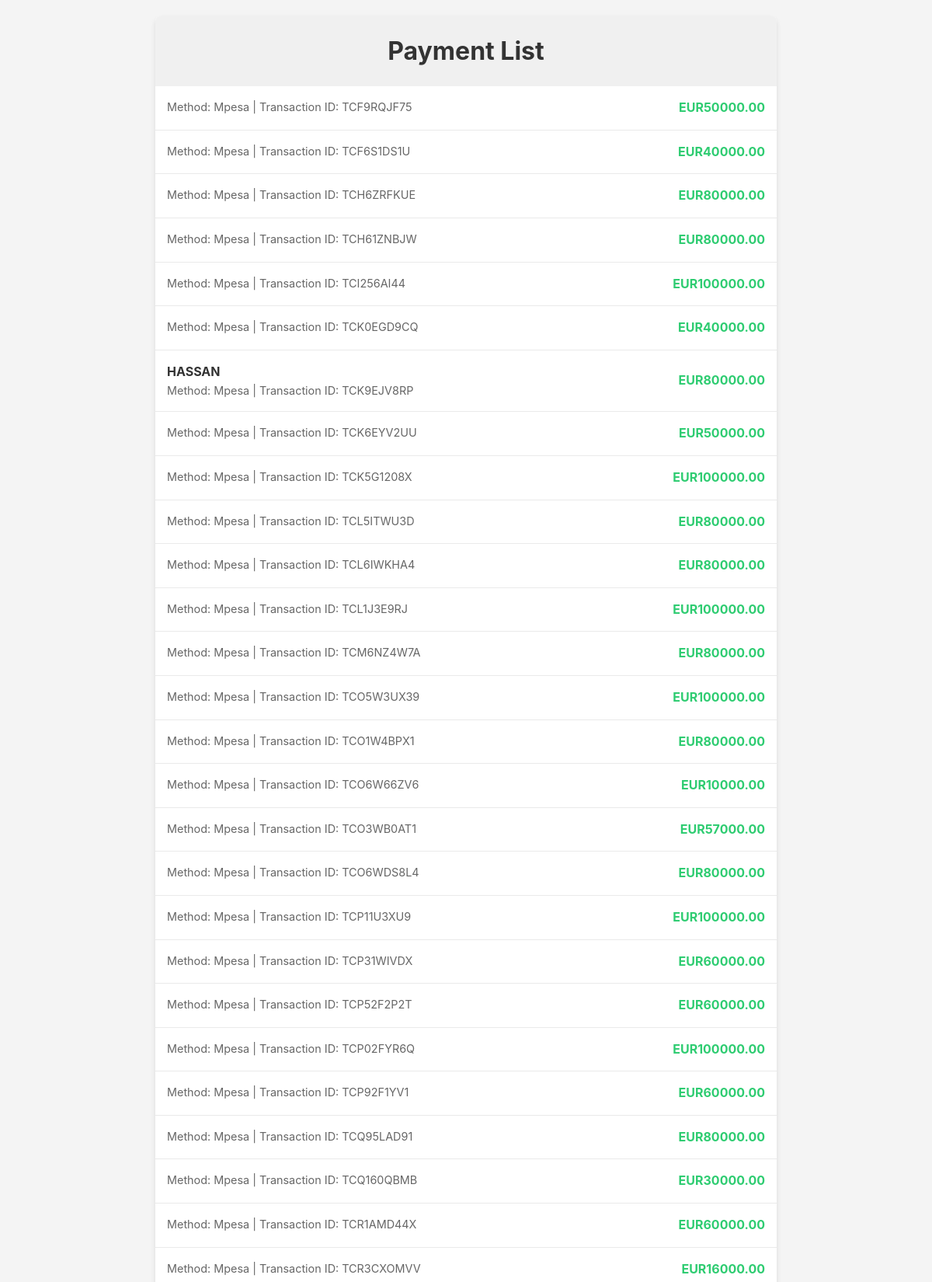
The app's page /payments/payments/ (upper part) with its own data.
### payments/models.py (models this page shows, shortened)
class Payment(models.Model):
    PAYMENT_METHOD_CHOICES = [
        ('Credit Card', 'Credit Card'),
        ('Mpesa', 'Mpesa'),
        ('PayPal', 'PayPal'),
    ]
    user = models.ForeignKey(settings.AUTH_USER_MODEL, on_delete=models.CASCADE, blank=True, null=True)
    job = models.ForeignKey(Job, on_delete=models.CASCADE, blank=True, null=True)
    amount = models.DecimalField(max_digits=10, decimal_places=2)
    transaction_id = models.CharField(max_length=100, unique=True,blank=True , null=True)
    transaction_date = models.DateTimeField(auto_now_add=True)
    payment_method = models.CharField(max_length=50, choices=PAYMENT_METHOD_CHOICES, default='Mpesa', blank=True)
    phone_number = models.CharField(max_length=15, default='0')
    is_used = models.BooleanField(default=False)
    status = models.CharField(max_length=20, choices=[
        ('pending', 'Pending'),
        ('completed', 'Completed'),
        ('failed', 'Failed'),
        ('refunded', 'Refunded'),
    ], default='pending')
    class Meta:
        app_label = 'payments'

### users/models.py (models this page shows, shortened)
class CustomUser(AbstractUser):
    email = models.EmailField(unique=True,
                             help_text="Enter your email address"
                              )
    email_confirmed = models.BooleanField(default=False)
    first_name = models.CharField(max_length=30,
                                  help_text="Enter your first name")
    last_name = models.CharField(max_length=30, help_text="Enter your last name")
    phone_number = models.CharField(max_length=20, help_text="Phone number must be entered in the format: '254.....'")
    REQUIRED_FIELDS = ['first_name', 'last_name', 'email']

### payments/views.py (the view)
# urls.py: path('payments/', payment_list, name='payment_list'),
def payment_list(request):
    payments = Payment.objects.all()
    return render(request, 'payments/payment_list.html', {'payments': payments})

### appointments/context_processors.py (called while the page is built)
def pending_appointments(request):
    context = {
        'has_pending_appointment': False
    }
    if request.user.is_authenticated and request.user.email:
        pending_count = Appointment.objects.filter(
            client_email=request.user.email,
            status__in=['pending', 'approved']
        ).count()
        context['has_pending_appointment'] = pending_count > 0
    return context

### templates/payments/payment_list.html (shortened to what this page needs)
<!DOCTYPE html>
<html lang="en">
<head>
</head>
<body>
    <div class="payment-container">
        <h1>Payment List</h1>
        <ul class="payment-list">
            {% for payment in payments %}
            <li class="payment-item">
                <div class="payment-details">
                    <span class="username">{{ payment.user.username }}</span>
                    <span class="transaction-info">
                        Method: {{ payment.payment_method }}
                        | Transaction ID: {{ payment.transaction_id }}
                    </span>
                </div>
                <div class="amount">
                    EUR{{ payment.amount }}
                </div>
            </li>
            {% endfor %}
        </ul>
    </div>
</body>
</html>

### templates/payments/payment_list.html (style rules this page uses)
body { font-family: -apple-system, BlinkMacSystemFont, 'Segoe UI', Roboto, Oxygen, Ubuntu, Cantarell, 'Open Sans', 'Helvetica Neue', sans-serif; max-width: 800px; margin: 0 auto; padding: 20px; background-color: #f4f4f4; line-height: 1.6; }
.payment-container { background-color: white; border-radius: 8px; box-shadow: 0 4px 6px rgba(0, 0, 0, 0.1); overflow: hidden; }
h1 { text-align: center; color: #333; padding: 20px 0; margin: 0; background-color: #f0f0f0; }
.payment-list { list-style-type: none; padding: 0; margin: 0; }
.payment-item { display: flex; justify-content: space-between; padding: 15px; border-bottom: 1px solid #eaeaea; transition: background-color 0.3s ease; }
.payment-details { display: flex; flex-direction: column; }
.username { font-weight: bold; color: #333; }
.transaction-info { color: #666; font-size: 0.9em; }
.amount { font-weight: bold; color: #2ecc71; align-self: center; }

### records on screen
Payment: payment_method "Mpesa", transaction_id "TCF9RQJF75", amount "50000.00"
Payment: payment_method "Mpesa", transaction_id "TCF6S1DS1U", amount "40000.00"
Payment: payment_method "Mpesa", transaction_id "TCH6ZRFKUE", amount "80000.00"
Payment: payment_method "Mpesa", transaction_id "TCH61ZNBJW", amount "80000.00"
Payment: payment_method "Mpesa", transaction_id "TCI256AI44", amount "100000.00"
Payment: payment_method "Mpesa", transaction_id "TCK0EGD9CQ", amount "40000.00"
Payment: user.username "HASSAN", payment_method "Mpesa", transaction_id "TCK9EJV8RP", amount "80000.00"
Payment: payment_method "Mpesa", transaction_id "TCK6EYV2UU", amount "50000.00"
Payment: payment_method "Mpesa", transaction_id "TCK5G1208X", amount "100000.00"
Payment: payment_method "Mpesa", transaction_id "TCL5ITWU3D", amount "80000.00"
Payment: payment_method "Mpesa", transaction_id "TCL6IWKHA4", amount "80000.00"
Payment: payment_method "Mpesa", transaction_id "TCL1J3E9RJ", amount "100000.00"
Payment: payment_method "Mpesa", transaction_id "TCM6NZ4W7A", amount "80000.00"
Payment: payment_method "Mpesa", transaction_id "TCO5W3UX39", amount "100000.00"
Payment: payment_method "Mpesa", transaction_id "TCO1W4BPX1", amount "80000.00"
Payment: payment_method "Mpesa", transaction_id "TCO6W66ZV6", amount "10000.00"
Payment: payment_method "Mpesa", transaction_id "TCO3WB0AT1", amount "57000.00"
Payment: payment_method "Mpesa", transaction_id "TCO6WDS8L4", amount "80000.00"
Payment: payment_method "Mpesa", transaction_id "TCP11U3XU9", amount "100000.00"
Payment: payment_method "Mpesa", transaction_id "TCP31WIVDX", amount "60000.00"
Payment: payment_method "Mpesa", transaction_id "TCP52F2P2T", amount "60000.00"
Payment: payment_method "Mpesa", transaction_id "TCP02FYR6Q", amount "100000.00"
Payment: payment_method "Mpesa", transaction_id "TCP92F1YV1", amount "60000.00"
Payment: payment_method "Mpesa", transaction_id "TCQ95LAD91", amount "80000.00"
Payment: payment_method "Mpesa", transaction_id "TCQ160QBMB", amount "30000.00"
Payment: payment_method "Mpesa", transaction_id "TCR1AMD44X", amount "60000.00"
Payment: payment_method "Mpesa", transaction_id "TCR3CXOMVV", amount "16000.00"
